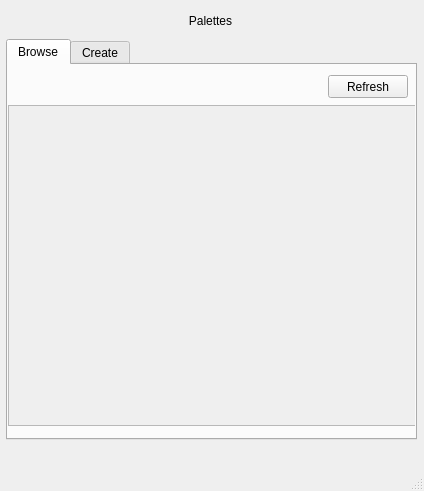
<?xml version="1.0" encoding="UTF-8"?>
<ui version="4.0">
 <class>MainWindow</class>
 <widget class="QMainWindow" name="MainWindow">
  <property name="geometry">
   <rect>
    <x>0</x>
    <y>0</y>
    <width>424</width>
    <height>491</height>
   </rect>
  </property>
  <property name="windowTitle">
   <string>MainWindow</string>
  </property>
  <widget class="QWidget" name="centralwidget">
   <widget class="QLabel" name="label">
    <property name="geometry">
     <rect>
      <x>0</x>
      <y>0</y>
      <width>421</width>
      <height>41</height>
     </rect>
    </property>
    <property name="styleSheet">
     <string notr="true">font: 75 14pt &quot;Manjari Bold&quot;;</string>
    </property>
    <property name="text">
     <string>Palettes</string>
    </property>
    <property name="alignment">
     <set>Qt::AlignCenter</set>
    </property>
   </widget>
   <widget class="QTabWidget" name="tabWidget">
    <property name="geometry">
     <rect>
      <x>6</x>
      <y>39</y>
      <width>411</width>
      <height>401</height>
     </rect>
    </property>
    <property name="styleSheet">
     <string notr="true">font: 75 18pt &quot;Manjari Bold&quot;;</string>
    </property>
    <property name="currentIndex">
     <number>0</number>
    </property>
    <widget class="QWidget" name="tab">
     <attribute name="title">
      <string>Browse</string>
     </attribute>
     <widget class="QPushButton" name="RefreshButton">
      <property name="geometry">
       <rect>
        <x>320</x>
        <y>10</y>
        <width>80</width>
        <height>23</height>
       </rect>
      </property>
      <property name="styleSheet">
       <string notr="true">font: 7pt &quot;Sans Serif&quot;;</string>
      </property>
      <property name="text">
       <string>Refresh</string>
      </property>
     </widget>
     <widget class="QScrollArea" name="scrollArea">
      <property name="geometry">
       <rect>
        <x>0</x>
        <y>40</y>
        <width>411</width>
        <height>321</height>
       </rect>
      </property>
      <property name="widgetResizable">
       <bool>true</bool>
      </property>
      <widget class="QWidget" name="scrollAreaWidgetContents">
       <property name="geometry">
        <rect>
         <x>0</x>
         <y>0</y>
         <width>409</width>
         <height>319</height>
        </rect>
       </property>
       <layout class="QGridLayout" name="gridLayout"/>
      </widget>
     </widget>
    </widget>
    <widget class="QWidget" name="tab_2">
     <attribute name="title">
      <string>Create</string>
     </attribute>
     <widget class="QTableWidget" name="tableWidget">
      <property name="geometry">
       <rect>
        <x>60</x>
        <y>20</y>
        <width>280</width>
        <height>280</height>
       </rect>
      </property>
      <property name="contextMenuPolicy">
       <enum>Qt::NoContextMenu</enum>
      </property>
      <property name="verticalScrollBarPolicy">
       <enum>Qt::ScrollBarAlwaysOff</enum>
      </property>
      <property name="horizontalScrollBarPolicy">
       <enum>Qt::ScrollBarAlwaysOff</enum>
      </property>
      <property name="showGrid">
       <bool>true</bool>
      </property>
      <property name="rowCount">
       <number>4</number>
      </property>
      <property name="columnCount">
       <number>4</number>
      </property>
      <attribute name="horizontalHeaderVisible">
       <bool>false</bool>
      </attribute>
      <attribute name="verticalHeaderVisible">
       <bool>false</bool>
      </attribute>
      <attribute name="verticalHeaderHighlightSections">
       <bool>false</bool>
      </attribute>
      <row/>
      <row/>
      <row/>
      <row/>
      <column/>
      <column/>
      <column/>
      <column/>
     </widget>
     <widget class="QPlainTextEdit" name="plainTextEdit">
      <property name="geometry">
       <rect>
        <x>20</x>
        <y>310</y>
        <width>141</width>
        <height>21</height>
       </rect>
      </property>
      <property name="sizePolicy">
       <sizepolicy hsizetype="Ignored" vsizetype="Ignored">
        <horstretch>0</horstretch>
        <verstretch>0</verstretch>
       </sizepolicy>
      </property>
      <property name="acceptDrops">
       <bool>true</bool>
      </property>
      <property name="styleSheet">
       <string notr="true">font: 75 8pt &quot;Manjari Bold&quot;;</string>
      </property>
      <property name="verticalScrollBarPolicy">
       <enum>Qt::ScrollBarAlwaysOff</enum>
      </property>
      <property name="horizontalScrollBarPolicy">
       <enum>Qt::ScrollBarAlwaysOff</enum>
      </property>
     </widget>
     <widget class="QPlainTextEdit" name="plainTextEdit_2">
      <property name="geometry">
       <rect>
        <x>170</x>
        <y>310</y>
        <width>141</width>
        <height>21</height>
       </rect>
      </property>
      <property name="sizePolicy">
       <sizepolicy hsizetype="Ignored" vsizetype="Ignored">
        <horstretch>0</horstretch>
        <verstretch>0</verstretch>
       </sizepolicy>
      </property>
      <property name="acceptDrops">
       <bool>true</bool>
      </property>
      <property name="styleSheet">
       <string notr="true">font: 75 8pt &quot;Manjari Bold&quot;;</string>
      </property>
      <property name="verticalScrollBarPolicy">
       <enum>Qt::ScrollBarAlwaysOff</enum>
      </property>
      <property name="horizontalScrollBarPolicy">
       <enum>Qt::ScrollBarAlwaysOff</enum>
      </property>
     </widget>
     <widget class="QPushButton" name="pushButton">
      <property name="geometry">
       <rect>
        <x>320</x>
        <y>310</y>
        <width>80</width>
        <height>23</height>
       </rect>
      </property>
      <property name="contextMenuPolicy">
       <enum>Qt::NoContextMenu</enum>
      </property>
      <property name="styleSheet">
       <string notr="true">font: 7pt &quot;Sans Serif&quot;;</string>
      </property>
      <property name="text">
       <string>Save</string>
      </property>
     </widget>
    </widget>
   </widget>
  </widget>
  <widget class="QMenuBar" name="menubar">
   <property name="geometry">
    <rect>
     <x>0</x>
     <y>0</y>
     <width>424</width>
     <height>20</height>
    </rect>
   </property>
  </widget>
  <widget class="QStatusBar" name="statusbar"/>
 </widget>
 <resources/>
 <connections/>
</ui>
